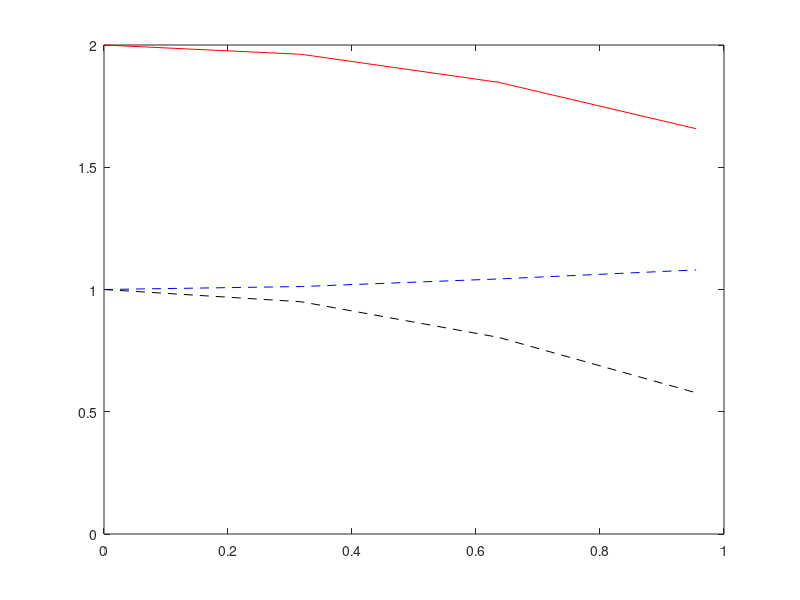

MATLAB code to generate this figure:
function Result = FonctionChelou()

t = 0:1/pi:1;

cosinus = cos(t);

sinus = sqrt(((1/2)*sin(t)).^2+1);

Result = sinus + cosinus;

figure
plot(t,Result,'r',t,sinus,'b--',t,cosinus,'k--')